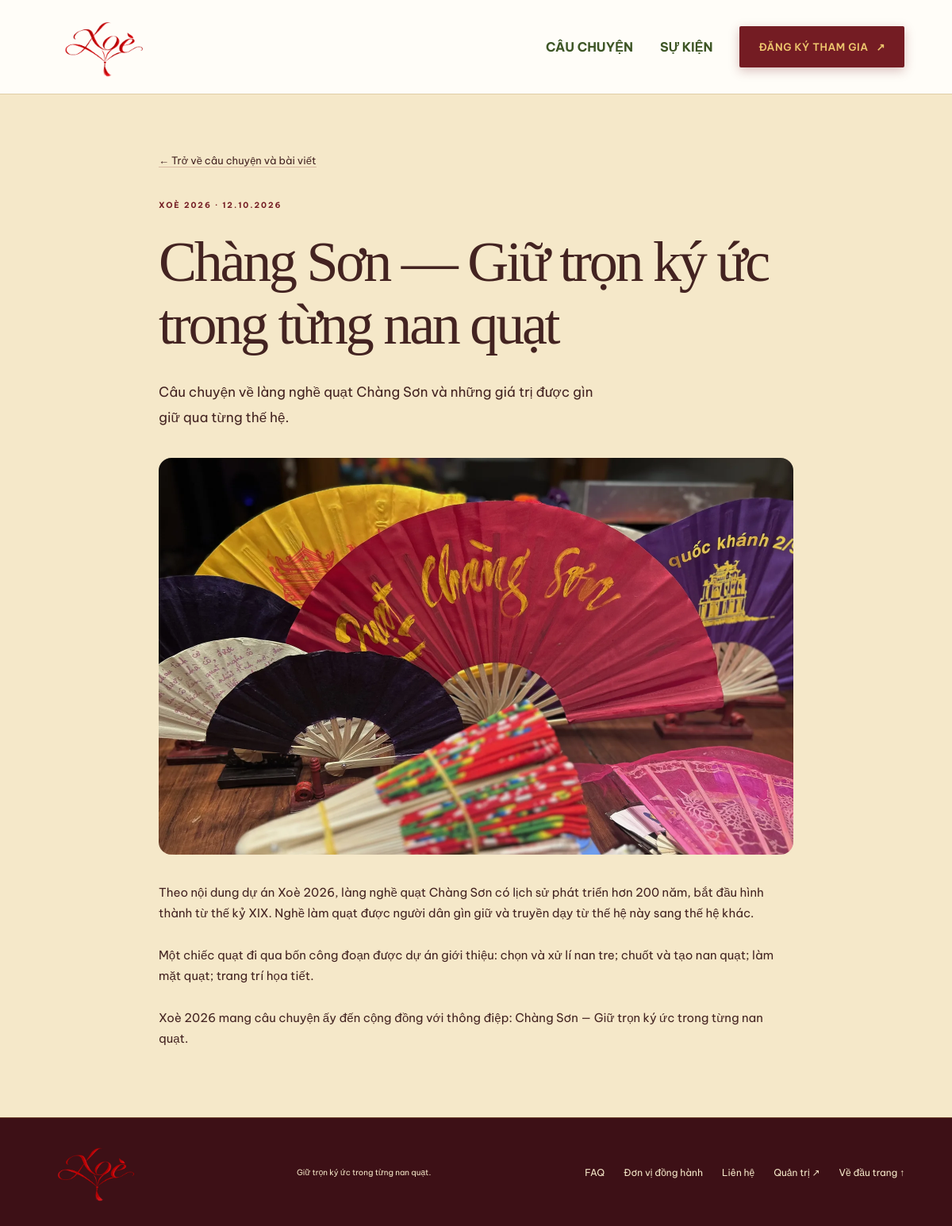
The app's page /public/post.php?id=1 with its own data.
### tables this page shows
CREATE TABLE IF NOT EXISTS posts (
 id INT UNSIGNED AUTO_INCREMENT PRIMARY KEY,
 title VARCHAR(180) NOT NULL, excerpt VARCHAR(500) NOT NULL,
 show_on_home TINYINT(1) NOT NULL DEFAULT 0,
 body_format VARCHAR(10) NOT NULL DEFAULT 'plain',
 body MEDIUMTEXT NOT NULL, image VARCHAR(255) NOT NULL DEFAULT 'assets/village.jpg',
 published TINYINT(1) NOT NULL DEFAULT 0,
 created_at TIMESTAMP DEFAULT CURRENT_TIMESTAMP,
 updated_at TIMESTAMP DEFAULT CURRENT_TIMESTAMP ON UPDATE CURRENT_TIMESTAMP
);

### public/post.php (the view, shortened to what this page needs)
<?php
require __DIR__ . '/../app/bootstrap.php';
$id = filter_input(INPUT_GET, 'id', FILTER_VALIDATE_INT); $post = false;
try { if ($id && $id > 0) { $q = db()->prepare('SELECT * FROM posts WHERE id=? AND published=1'); $q->execute([$id]); $post = $q->fetch(); } }
catch (PDOException $ex) { http_response_code(503); exit('Chưa thể tải bài viết. Vui lòng thử lại sau.'); }
?>
<!doctype html><html lang="vi"><head><meta charset="utf-8"><meta name="viewport" content="width=device-width, initial-scale=1"><?php if ($post) { seo($post['title'].' — Xoè 2026',$post['excerpt'],'post.php?id='.(int)$post['id'],$post['image'],'article'); json_ld(['@context'=>'https://schema.org','@type'=>'BlogPosting','headline'=>$post['title'],'description'=>$post['excerpt'],'image'=>site_url($post['image']),'datePublished'=>(new DateTimeImmutable($post['created_at']))->format('c'),'dateModified'=>(new DateTimeImmutable($post['updated_at']))->format('c'),'mainEntityOfPage'=>site_url('post.php?id='.(int)$post['id']),'author'=>['@type'=>'Organization','name'=>'Xoè 2026']]); } else { echo '<title>Không tìm thấy bài viết</title><meta name="robots" content="noindex">'; } ?><link rel="stylesheet" href="<?= asset_url('assets/style.css') ?>"><script src="<?= asset_url('assets/app.js') ?>" defer></script></head><body><?php site_header(); ?><main class="article-page" id="noi-dung"><a class="back" href="<?= e(site_path('posts.php')) ?>">← Trở về câu chuyện và bài viết</a><?php if ($post): ?><p class="eyebrow" style="margin-top:35px">XOÈ 2026 · <?= e(date('d.m.Y', strtotime($post['created_at']))) ?></p><h1><?= e($post['title']) ?></h1><p class="lead"><?= e($post['excerpt']) ?></p><?= image_tag($post['image'],$post['title'],'fetchpriority="high"','100vw') ?><div class="article-body rich-article"><?= post_body($post) ?></div><?php else: ?><h1>Không tìm thấy bài viết.</h1><p>Bài viết chưa được xuất bản hoặc đã được gỡ.</p><?php endif; ?></main><?php site_footer(); ?></body></html>

### app/content.php (shortened to what this page needs)
<?php
function post_body(array $post): string {
    return '<p>'.nl2br(e($post['body'])).'</p>';
}

### public/assets/style.css (style rules this page uses)
:root { --paper:#f5e8c9;--red:#741c23;--deep:#3d1016;--gold:#edc66d;--rust:#9b272b;--ink:#432321;--line:rgba(116,28,35,.23) }
* { box-sizing:border-box }
html { scroll-behavior:smooth;scroll-padding-top:100px }
body { margin:0;background:var(--paper);color:var(--ink);font:15px/1.75 'Be Vietnam Pro',Arial,sans-serif }
a { color:inherit;text-decoration:none }
button,a,input,textarea,select,summary { -webkit-tap-highlight-color:transparent }
h1,h2,h3,p,figure { margin:0 }
h1,h2 { font-family:'Playfair Display',Georgia,serif;font-weight:500;line-height:1.1;letter-spacing:-.045em }
h1 { font-size:clamp(70px,8.8vw,138px) }
.eyebrow { font-size:10px;font-weight:700;letter-spacing:.19em;line-height:1.7;margin-bottom:24px;color:var(--red) }
.lead { font-size:17px;line-height:1.9;margin-top:28px;margin-bottom:26px;max-width:560px }
.article-page { max-width:850px;margin:auto;padding:70px 25px }
.article-page h1 { font-size:clamp(40px,6vw,72px);margin:20px 0 }
.article-body { white-space:pre-wrap;overflow-wrap:anywhere }
.article-page .back { font-size:13px;border-bottom:1px solid var(--line) }
html { scroll-padding-top:124px }
.editor-content p,.rich-article p { margin:0 0 16px }
.rich-article { white-space:normal }
:root { --photo-radius:16px }

### records on screen
posts: created_at "12.10.2026", title "Chàng Sơn — Giữ trọn ký ức trong từng nan quạt", excerpt "Câu chuyện về làng nghề quạt Chàng Sơn và những giá trị được gìn giữ qua từng thế hệ.", body "Theo nội dung dự án Xoè 2026, làng nghề quạt Chàng Sơn có lịch sử phát triển hơn 200 năm, bắt đầu hình thành từ thế kỷ XIX. Nghề làm quạt được người dân gìn giữ và truyền dạy từ thế hệ này sang thế hệ khác. Một chiếc quạt đi qua bốn công đoạn được dự án giới thiệu: chọn và xử lí nan tre; chuốt và tạo nan quạt; làm mặt quạt; trang trí họa tiết. Xoè 2026 mang câu chuyện ấy đến cộng đồng với thông điệp: Chàng Sơn — Giữ trọn ký ức trong từng nan quạt."
